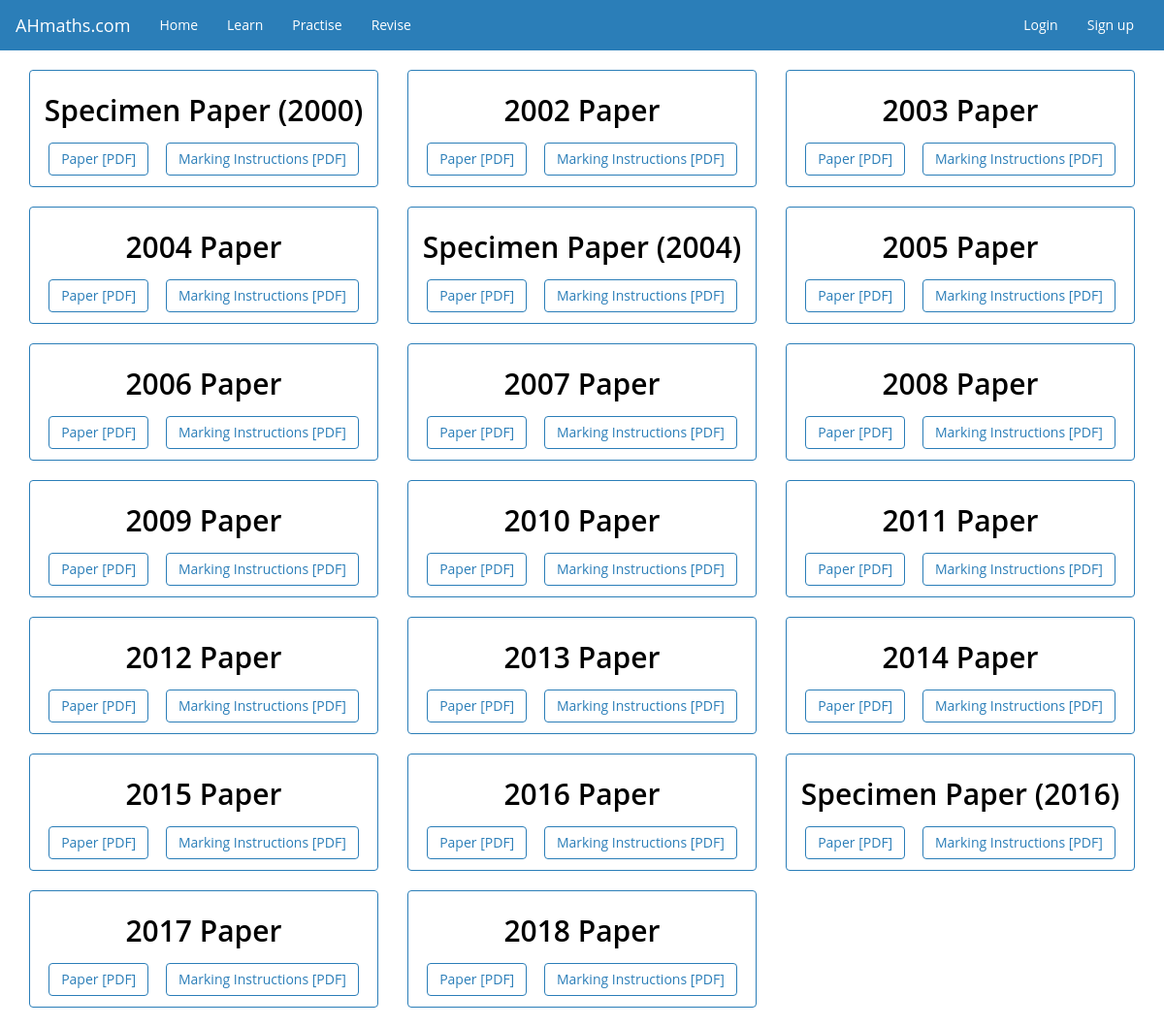
Page /revise on the committed database.
### ahmaths/models.py (models this page shows, shortened)
class Paper(db.Model):
    id = db.Column(db.Integer, primary_key=True)
    paper_id = db.Column(db.String(50))
    paper_name = db.Column(db.String(100))

### ahmaths/routes.py (the view)
@app.route('/revise')
def revise():
    papers = Paper.query.all()
    return render_template('revise.html.j2', papers=papers, title='Revise')

### ahmaths/templates/revise.html.j2
{% extends 'layout.html.j2' %}
{% block content %}
  <div class="row paper-selection text-center">
    {% for paper in papers %}
      <div class="col-sm-12 col-md-6 col-lg-4">
        <div class="thumbnail paper-selection-element">
          <h2>{{ paper.paper_name }}</h2>
          <a class="btn btn-outline-info m-2" target="_blank" href="{{ url_for('static', filename='sqa-papers/papers/AH-Maths-' + paper.paper_id + '.pdf') }}">Paper [PDF]</a>
          <a class="btn btn-outline-info m-2" target="_blank" href="{{ url_for('static', filename='sqa-papers/mi/AH-Maths-MI-' + paper.paper_id + '.pdf') }}">Marking Instructions [PDF]</a>
        </div>
      </div>
    {% endfor %}
  </div>
{% endblock content %}

### ahmaths/templates/layout.html.j2 (shortened to what this page needs)
<!DOCTYPE html>
<html lang="en">
<head>
  <link rel="stylesheet" href="https://stackpath.bootstrapcdn.com/bootstrap/3.3.7/css/bootstrap.min.css">
  <link rel="stylesheet" href="{{ url_for('static', filename='navbar.min.css') }}">
  <link rel="stylesheet" href="{{ url_for('static', filename='bootstrap-fixes.min.css') }}">
  <link rel="stylesheet" href="{{ url_for('static', filename='main.min.css') }}">
</head>
<body>
  <nav class="navbar navbar-blue">
    <div class="container-fluid">
      <div class="navbar-header">
        <a class="navbar-brand" href="{{ url_for('home') }}">AHmaths.com</a>
      </div>
      <div class="collapse navbar-collapse" id="navbar">
        <ul class="nav navbar-nav">
          <li><a class="nav-item nav-link" href="{{ url_for('home') }}">Home</a></li>
          <li><a class="nav-item nav-link" href="{{ url_for('learn') }}">Learn</a></li>
          <li><a class="nav-item nav-link" href="{{ url_for('practise') }}">Practise</a></li>
          <li><a class="nav-item nav-link" href="{{ url_for('revise') }}">Revise</a></li>
        </ul>
        <ul class="nav navbar-nav navbar-right">
          {% if current_user.is_authenticated %}
            <li><a class="nav-item nav-link" href="{{ url_for('account') }}">Account</a></li>
            <li><a class="nav-item nav-link" href="{{ url_for('logout') }}">Logout</a></li>
          {% else %}
            <li><a class="nav-item nav-link" href="{{ url_for('login') }}">Login</a></li>
            <li><a class="nav-item nav-link" href="{{ url_for('signup') }}">Sign up</a></li>
          {% endif %}
        </ul>
      </div>
    </div>
  </nav>
  <div class="container">
    {% block content %}{% endblock content %}
  </div>
</body>
</html>

### rows in the picture
Paper: paper_name "Specimen Paper (2000)"
Paper: paper_name "2002 Paper"
Paper: paper_name "2003 Paper"
Paper: paper_name "2004 Paper"
Paper: paper_name "Specimen Paper (2004)"
Paper: paper_name "2005 Paper"
Paper: paper_name "2006 Paper"
Paper: paper_name "2007 Paper"
Paper: paper_name "2008 Paper"
Paper: paper_name "2009 Paper"
Paper: paper_name "2010 Paper"
Paper: paper_name "2011 Paper"
Paper: paper_name "2012 Paper"
Paper: paper_name "2013 Paper"
Paper: paper_name "2014 Paper"
Paper: paper_name "2015 Paper"
Paper: paper_name "2016 Paper"
Paper: paper_name "Specimen Paper (2016)"
Paper: paper_name "2017 Paper"
Paper: paper_name "2018 Paper"
